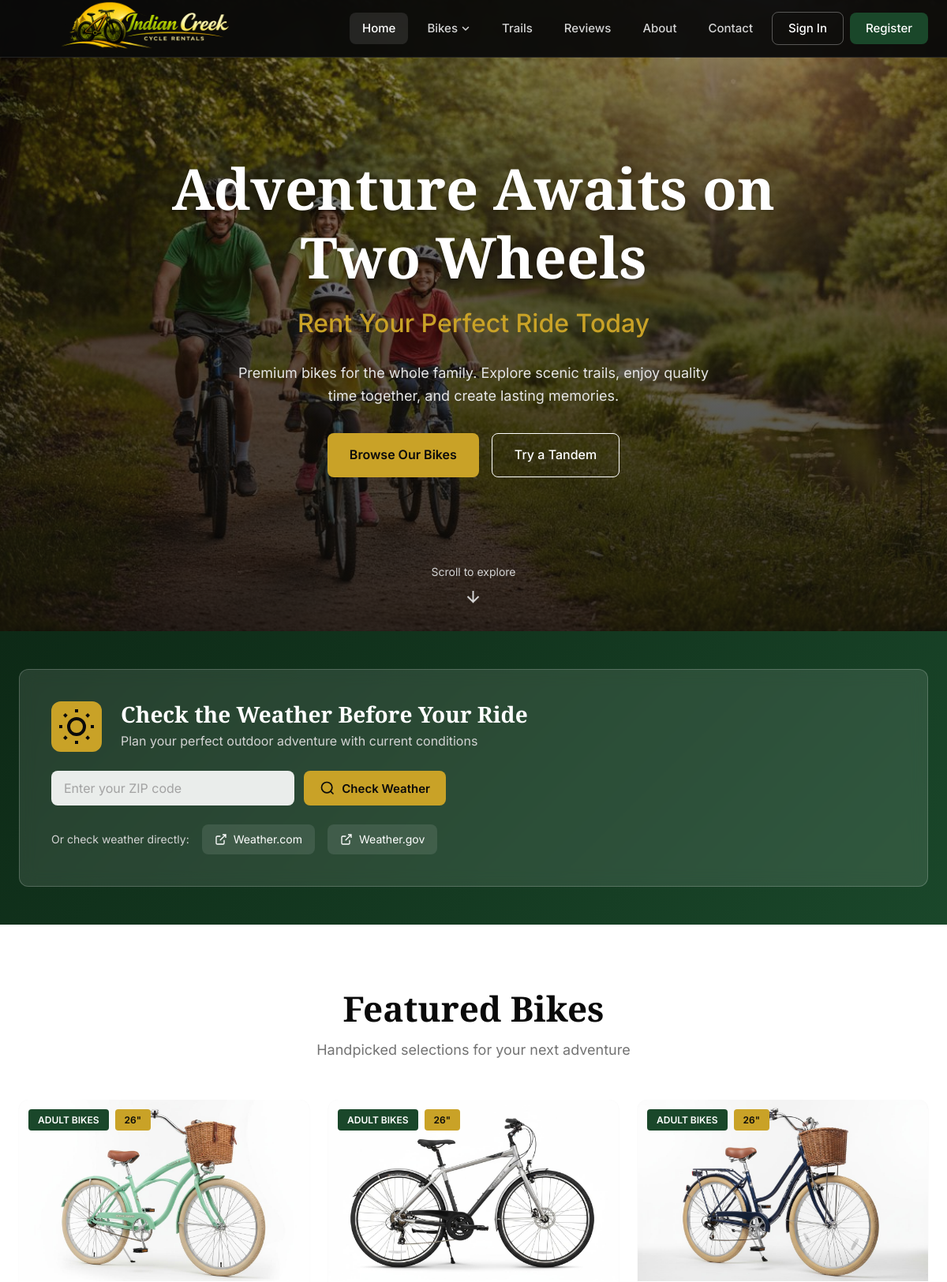
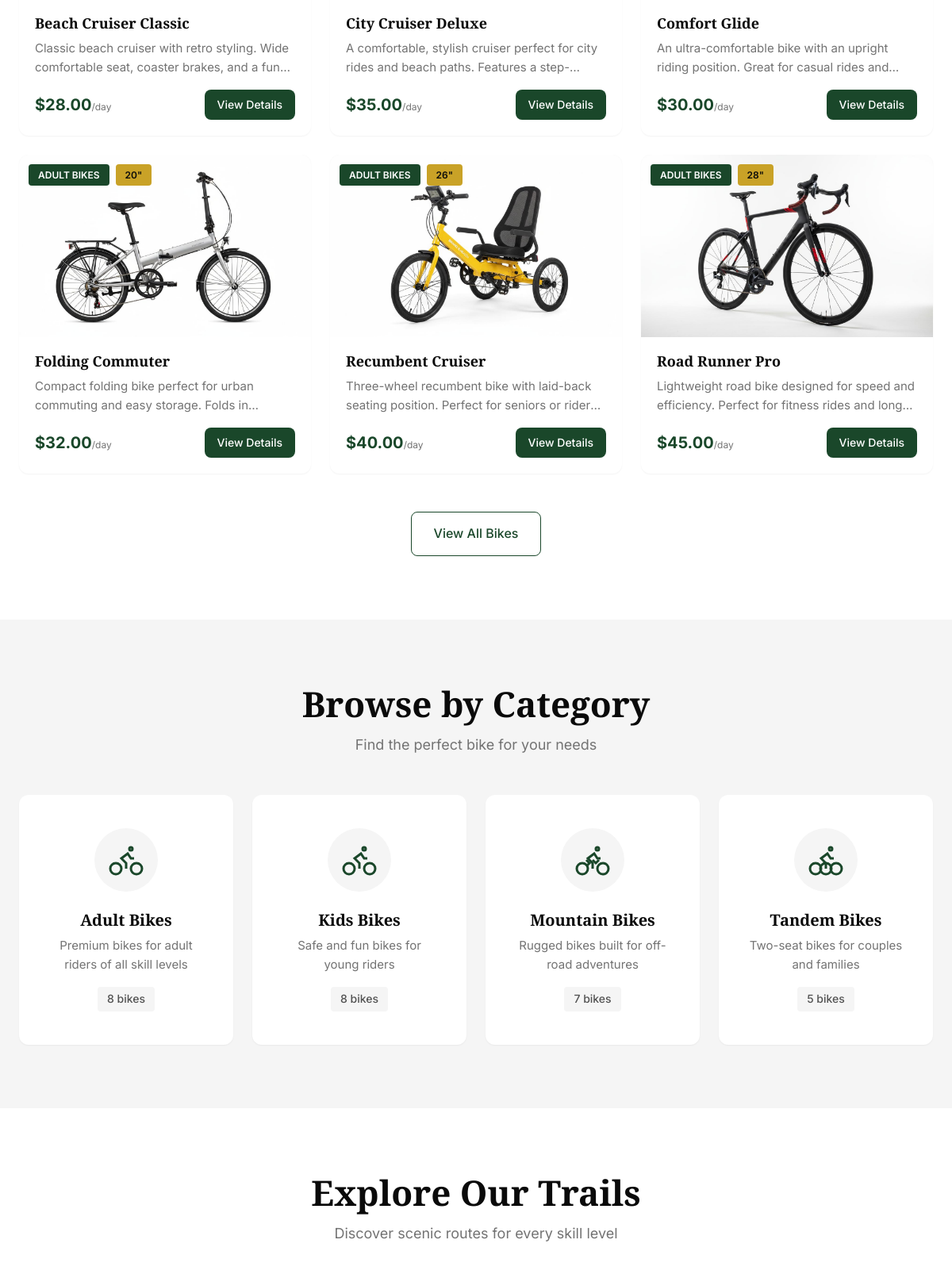
The page / (upper part) on the database its author committed (2 pictures, top to bottom).
### bikes/models.py (models this page shows, shortened)
class Bike(models.Model):
    BIKE_TYPES = [
        ('adult', 'Adult Bike'),
        ('kids', 'Kids Bike'),
        ('mountain', 'Mountain Bike'),
    ]
    name = models.CharField(max_length=200)
    slug = models.SlugField(unique=True)
    category = models.ForeignKey(
        BikeCategory,
        on_delete=models.CASCADE,
        related_name='bikes'
    )
    bike_type = models.CharField(max_length=20, choices=BIKE_TYPES)
    size = models.ForeignKey(
        BikeSize,
        on_delete=models.SET_NULL,
        null=True,
        blank=True,
        related_name='bikes'
    )
    description = models.TextField()
    features = models.TextField(help_text="List key features, one per line")
    price_per_day = models.DecimalField(max_digits=8, decimal_places=2)
    price_per_hour = models.DecimalField(max_digits=8, decimal_places=2, null=True, blank=True)
    image = models.ImageField(upload_to='bikes/', blank=True, null=True)
    is_available = models.BooleanField(default=True)
    is_maintenance = models.BooleanField(default=False, help_text="Bike is under maintenance")
    maintenance_note = models.TextField(blank=True, help_text="Reason for maintenance")
    quantity_total = models.PositiveIntegerField(default=1, help_text="Total bikes of this model")
    created_at = models.DateTimeField(auto_now_add=True)
    updated_at = models.DateTimeField(auto_now=True)
    class Meta:
        ordering = ['category', 'name']

class BikeCategory(models.Model):
    name = models.CharField(max_length=100, unique=True)
    slug = models.SlugField(unique=True)
    description = models.TextField()
    image = models.ImageField(upload_to='categories/', blank=True, null=True)
    display_order = models.PositiveIntegerField(default=0)
    is_active = models.BooleanField(default=True)
    class Meta:
        verbose_name = 'Bike Category'
        verbose_name_plural = 'Bike Categories'
        ordering = ['display_order', 'name']

class BikeSize(models.Model):
    size_inches = models.PositiveIntegerField(unique=True)
    description = models.TextField(help_text="Description of who this size fits")
    recommended_height = models.CharField(max_length=100, help_text="Recommended rider height range")
    recommended_age = models.CharField(max_length=100, blank=True, help_text="Recommended age range")
    class Meta:
        ordering = ['size_inches']

### core/views.py (the view)
# urls.py: path('', views.home, name='home'),
def home(request):
    featured_bikes = Bike.objects.filter(
        is_available=True,
        is_maintenance=False
    ).select_related('category')[:6]
    featured_reviews = Review.objects.filter(
        is_approved=True,
        is_featured=True
    ).select_related('user')[:6]
    featured_trails = Trail.objects.filter(is_featured=True)[:3]
    categories = BikeCategory.objects.all()
    adult_count = Bike.objects.filter(category__slug='adult-bikes', is_available=True).count()
    kids_count = Bike.objects.filter(category__slug='kids-bikes', is_available=True).count()
    mountain_count = Bike.objects.filter(category__slug='mountain-bikes', is_available=True).count()
    tandem_count = Bike.objects.filter(category__slug='tandem-bikes', is_available=True).count()
    weather_form = WeatherZipForm()
    context = {
        'featured_bikes': featured_bikes,
        'featured_reviews': featured_reviews,
        'featured_trails': featured_trails,
        'categories': categories,
        'weather_form': weather_form,
        'adult_count': adult_count,
        'kids_count': kids_count,
        'mountain_count': mountain_count,
        'tandem_count': tandem_count,
    }
    return render(request, 'core/home.html', context)

### core/forms.py
class WeatherZipForm(forms.Form):
    zip_code = forms.CharField(
        max_length=10,
        widget=forms.TextInput(attrs={
            'class': 'form-control',
            'placeholder': 'Enter ZIP code',
            'id': 'weather-zip-input'
        })
    )

### accounts/models.py (called while the page is built)
    def get_full_name(self):
        return f"{self.first_name} {self.last_name}".strip() or self.username

    def get_initials(self):
        if self.first_name and self.last_name:
            return f"{self.first_name[0]}{self.last_name[0]}".upper()
        return self.username[:2].upper()

### reviews/models.py (called while the page is built)
    @property
    def rating_stars(self):
        return range(self.rating)

### templates/core/home.html (shortened to what this page needs)
{% extends 'base.html' %}
{% load static %}
{% block content %}
<section class="hero" style="background-image: url('{% static "images/hero/family-biking-hero.jpg" %}');">
    <div class="hero-overlay"></div>
    <div class="hero-content">
        <div class="container">
            <h1 class="hero-title">Adventure Awaits on Two Wheels</h1>
            <p class="hero-subtitle">Rent Your Perfect Ride Today</p>
            <p class="hero-description">Premium bikes for the whole family. Explore scenic trails, enjoy quality time together, and create lasting memories.</p>
            <div class="hero-buttons">
                <a href="{% url 'bike_list' %}" class="btn btn-primary btn-lg">Browse Our Bikes</a>
                <a href="{% url 'bike_list' %}?category=tandem-bikes" class="btn btn-outline btn-lg">Try a Tandem</a>
            </div>
        </div>
    </div>
    <div class="hero-scroll">
        <span>Scroll to explore</span>
        <svg width="24" height="24" viewBox="0 0 24 24" fill="none" stroke="currentColor" stroke-width="2">
            <path d="M12 5v14M5 12l7 7 7-7"/>
        </svg>
    </div>
</section>
<section class="weather-section">
    <div class="container">
        <div class="weather-card">
            <div class="weather-header">
                <div class="weather-icon-main">
                    <svg width="48" height="48" viewBox="0 0 24 24" fill="none" stroke="currentColor" stroke-width="2">
                        <circle cx="12" cy="12" r="5"/>
                        <path d="M12 1v2M12 21v2M4.22 4.22l1.42 1.42M18.36 18.36l1.42 1.42M1 12h2M21 12h2M4.22 19.78l1.42-1.42M18.36 5.64l1.42-1.42"/>
                    </svg>
                </div>
                <div class="weather-header-text">
                    <h2 class="weather-title">Check the Weather Before Your Ride</h2>
                    <p class="weather-subtitle">Plan your perfect outdoor adventure with current conditions</p>
                </div>
            </div>
            <form class="weather-form" id="weather-form" onsubmit="return checkWeather(event);">
                <div class="weather-input-group">
                    <input type="text" id="weather-zip" class="form-control" placeholder="Enter your ZIP code" maxlength="10" required>
                    <button type="submit" class="btn btn-primary">
                        <svg width="20" height="20" viewBox="0 0 24 24" fill="none" stroke="currentColor" stroke-width="2">
                            <circle cx="11" cy="11" r="8"/>
                            <path d="M21 21l-4.35-4.35"/>
                        </svg>
                        Check Weather
                    </button>
                </div>
            </form>
            <div class="weather-links">
                <p>Or check weather directly:</p>
                <a href="https://weather.com" target="_blank" rel="noopener" class="weather-link">
                    <svg width="16" height="16" viewBox="0 0 24 24" fill="none" stroke="currentColor" stroke-width="2">
                        <path d="M18 13v6a2 2 0 01-2 2H5a2 2 0 01-2-2V8a2 2 0 012-2h6M15 3h6v6M10 14L21 3"/>
                    </svg>
                    Weather.com
                </a>
                <a href="https://www.weather.gov" target="_blank" rel="noopener" class="weather-link">
                    <svg width="16" height="16" viewBox="0 0 24 24" fill="none" stroke="currentColor" stroke-width="2">
                        <path d="M18 13v6a2 2 0 01-2 2H5a2 2 0 01-2-2V8a2 2 0 012-2h6M15 3h6v6M10 14L21 3"/>
                    </svg>
                    Weather.gov
                </a>
            </div>
        </div>
    </div>
</section>
<section class="featured-bikes section">
    <div class="container">
        <div class="section-header">
            <h2 class="section-title">Featured Bikes</h2>
            <p class="section-subtitle">Handpicked selections for your next adventure</p>
        </div>
        <div class="bike-grid">
            {% for bike in featured_bikes %}
            <div class="bike-card">
                <div class="bike-image">
                    {% if bike.image %}
                    <img src="{{ bike.image.url }}" alt="{{ bike.name }}">
                    {% endif %}
                    <div class="bike-badges">
                        <span class="bike-badge">{{ bike.category.name }}</span>
                        {% if bike.size %}
                        <span class="bike-badge badge-secondary">{{ bike.size.size_inches }}"</span>
                        {% endif %}
                    </div>
                </div>
                <div class="bike-content">
                    <h3 class="bike-name">{{ bike.name }}</h3>
                    <p class="bike-description">{{ bike.description|truncatewords:15 }}</p>
                    <div class="bike-footer">
                        <span class="bike-price">${{ bike.price_per_day }}<small>/day</small></span>
                        <a href="{% url 'bike_detail' slug=bike.slug %}" class="btn btn-primary btn-sm">View Details</a>
                    </div>
                </div>
            </div>
            {% empty %}
            <div class="empty-state">
                <p>No bikes available at the moment. Please check back soon!</p>
            </div>
            {% endfor %}
        </div>
        <div class="section-cta">
            <a href="{% url 'bike_list' %}" class="btn btn-outline btn-lg">View All Bikes</a>
        </div>
    </div>
</section>
<section class="categories-section section section-alt">
    <div class="container">
        <div class="section-header">
            <h2 class="section-title">Browse by Category</h2>
            <p class="section-subtitle">Find the perfect bike for your needs</p>
        </div>
        <div class="category-grid">
            <a href="{% url 'adult_bikes' %}" class="category-card">
                <div class="category-icon">
                    <svg width="48" height="48" viewBox="0 0 24 24" fill="none" stroke="currentColor" stroke-width="1.5">
                        <circle cx="5.5" cy="17.5" r="3.5"/>
                        <circle cx="18.5" cy="17.5" r="3.5"/>
                        <path d="M15 6a1 1 0 100-2 1 1 0 000 2zm-3 11.5V14l-3-3 4-3 2 3h2"/>
                    </svg>
                </div>
                <h3 class="category-name">Adult Bikes</h3>
                <p class="category-description">Premium bikes for adult riders of all skill levels</p>
                <span class="category-count">{{ adult_count|default:"10+" }} bikes</span>
            </a>
            <a href="{% url 'kids_bikes' %}" class="category-card">
                <div class="category-icon">
                    <svg width="48" height="48" viewBox="0 0 24 24" fill="none" stroke="currentColor" stroke-width="1.5">
                        <circle cx="5.5" cy="17.5" r="3.5"/>
                        <circle cx="18.5" cy="17.5" r="3.5"/>
                        <path d="M15 6a1 1 0 100-2 1 1 0 000 2zm-3 11.5V14l-3-3 4-3 2 3h2"/>
                    </svg>
                </div>
                <h3 class="category-name">Kids Bikes</h3>
                <p class="category-description">Safe and fun bikes for young riders</p>
                <span class="category-count">{{ kids_count|default:"8+" }} bikes</span>
            </a>
            <a href="{% url 'mountain_bikes' %}" class="category-card">
                <div class="category-icon">
                    <svg width="48" height="48" viewBox="0 0 24 24" fill="none" stroke="currentColor" stroke-width="1.5">
                        <path d="M8 16l2-2-2-2"/>
                        <path d="M12 12l2 2 2-2"/>
                        <circle cx="5.5" cy="17.5" r="3.5"/>
                        <circle cx="18.5" cy="17.5" r="3.5"/>
                        <path d="M15 6a1 1 0 100-2 1 1 0 000 2zm-3 11.5V14l-3-3 4-3 2 3h2"/>
                    </svg>
                </div>
                <h3 class="category-name">Mountain Bikes</h3>
                <p class="category-description">Rugged bikes built for off-road adventures</p>
                <span class="category-count">{{ mountain_count|default:"7+" }} bikes</span>
            </a>
            <a href="{% url 'bike_category' slug='tandem-bikes' %}" class="category-card">
                <div class="category-icon">
                    <svg width="48" height="48" viewBox="0 0 24 24" fill="none" stroke="currentColor" stroke-width="1.5">
                        <circle cx="5.5" cy="17.5" r="3.5"/>
                        <circle cx="12" cy="17.5" r="3.5"/>
                        <circle cx="18.5" cy="17.5" r="3.5"/>
                        <path d="M15 6a1 1 0 100-2 1 1 0 000 2zm-3 11.5V14l-3-3 4-3 2 3h2"/>
                    </svg>
                </div>
                <h3 class="category-name">Tandem Bikes</h3>
                <p class="category-description">Two-seat bikes for couples and families</p>
                <span class="category-count">{{ tandem_count|default:"5+" }} bikes</span>
            </a>
        </div>
    </div>
</section>
<section class="trails-section section">
    <div class="container">
        <div class="section-header">
            <h2 class="section-title">Explore Our Trails</h2>
            <p class="section-subtitle">Discover scenic routes for every skill level</p>
        </div>
    </div>
</section>
{% endblock %}

### rows shown on the page
Bike: image (picture), category.name "ADULT BIKES", size.size_inches "26", name "Beach Cruiser Classic", description "Classic beach cruiser with retro styling. Wide comfortable seat, coaster brakes, and a…", price_per_day "28.00"
Bike: image (picture), category.name "ADULT BIKES", size.size_inches "26", name "City Cruiser Deluxe", description "A comfortable, stylish cruiser perfect for city rides and beach paths. Features…", price_per_day "35.00"
Bike: image (picture), category.name "ADULT BIKES", size.size_inches "26", name "Comfort Glide", description "An ultra-comfortable bike with an upright riding position. Great for casual rides…", price_per_day "30.00"
Bike: image (picture), category.name "ADULT BIKES", size.size_inches "20", name "Folding Commuter", description "Compact folding bike perfect for urban commuting and easy storage. Folds…", price_per_day "32.00"
Bike: image (picture), category.name "ADULT BIKES", size.size_inches "26", name "Recumbent Cruiser", description "Three-wheel recumbent bike with laid-back seating position. Perfect for seniors or…", price_per_day "40.00"
Bike: image (picture), category.name "ADULT BIKES", size.size_inches "28", name "Road Runner Pro", description "Lightweight road bike designed for speed and efficiency. Perfect for fitness rides…", price_per_day "45.00"

### other values the page prints
{{ adult_count|default:"10+" }} "8"
{{ kids_count|default:"8+" }} "8"
{{ mountain_count|default:"7+" }} "7"
{{ tandem_count|default:"5+" }} "5"
